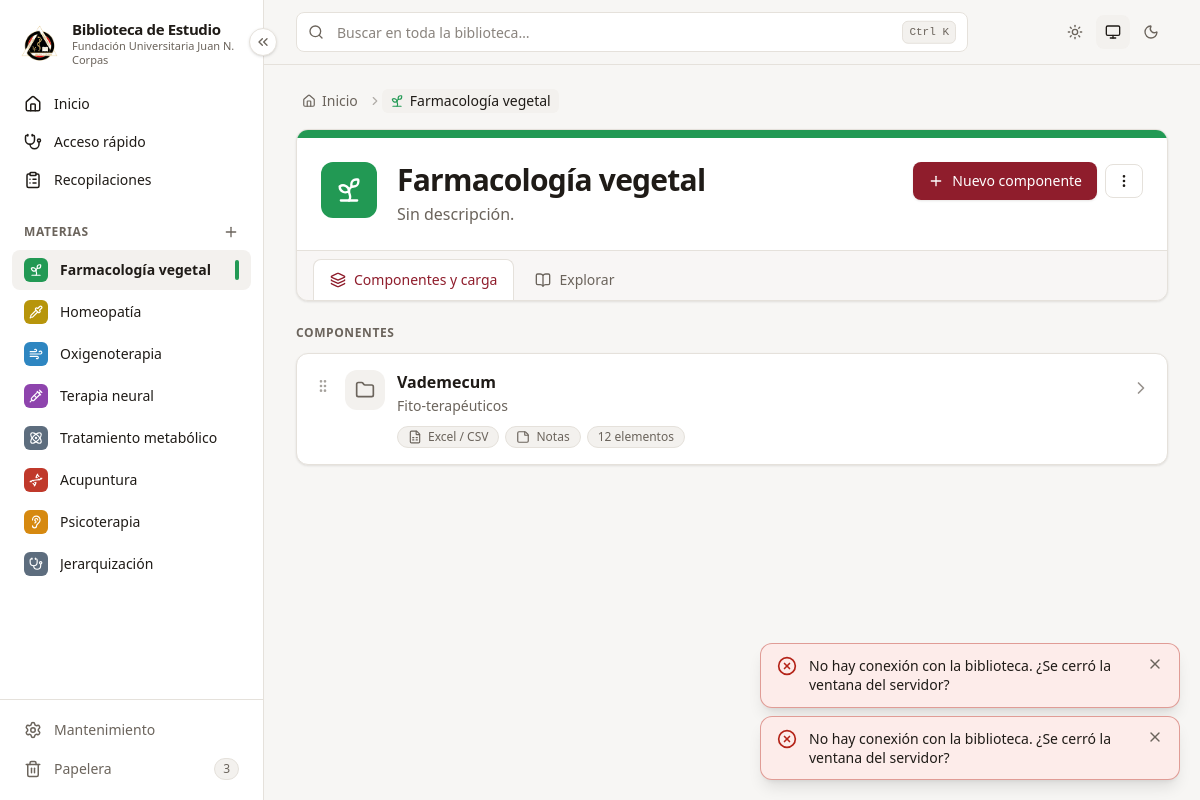
/materias/1, run on the app's committed database.
### tables this page shows
CREATE TABLE materias (
        id           INTEGER PRIMARY KEY,
        nombre       TEXT    NOT NULL,
        slug         TEXT    NOT NULL,
        descripcion  TEXT    NOT NULL DEFAULT '',
        color        TEXT    NOT NULL,
        icono        TEXT    NOT NULL,
        orden        INTEGER NOT NULL DEFAULT 0,
        archivada    INTEGER NOT NULL DEFAULT 0,
        papelera_id  INTEGER,
        creado       TEXT    NOT NULL,
        actualizado  TEXT    NOT NULL
    , oculta INTEGER NOT NULL DEFAULT 0, en_busqueda INTEGER NOT NULL DEFAULT 1);

CREATE TABLE componentes (
        id           INTEGER PRIMARY KEY,
        materia_id   INTEGER NOT NULL REFERENCES materias(id) ON DELETE CASCADE,
        padre_id     INTEGER REFERENCES componentes(id) ON DELETE CASCADE,
        nombre       TEXT    NOT NULL,
        slug         TEXT    NOT NULL,
        descripcion  TEXT    NOT NULL DEFAULT '',
        tipos        TEXT    NOT NULL DEFAULT '[]',
        orden        INTEGER NOT NULL DEFAULT 0,
        papelera_id  INTEGER,
        creado       TEXT    NOT NULL,
        actualizado  TEXT    NOT NULL
    );

### app/routers/materias.py (the view)
@router.get("/{materia_id}")
def ver(request: Request, materia_id: int, con: sqlite3.Connection = Depends(obtener_db)):
    m = bib.obtener_materia(con, materia_id)
    return pagina(request, con, "paginas/materia.html", materia=m, componentes=bib.arbol(con, m.id),
                  migas=[{"texto": m.nombre, "icono": m.icono, "color": m.color_hex}], materia_activa=m.id)

### app/templates/paginas/materia.html (shortened to what this page needs)
{% extends "base.html" %}
{% from "macros.html" import icono, ficha_materia, vacio, boton_modal, plural %}
{% block contenido %}
{% with pestana="componentes" %}{% include "parciales/cabecera_materia.html" %}{% endwith %}
<div class="mb-3 flex items-center justify-between">
  <h2 class="titulo-seccion">Componentes</h2>
</div>
{% if componentes %}
  {% with lista=componentes, padre_id=None %}{% include "parciales/lista_componentes.html" %}{% endwith %}
{% endif %}
{% endblock %}

### app/templates/macros.html (shortened to what this page needs)
{% macro icono(nombre, clase="size-4") -%}
<svg class="ic {{ clase }}" aria-hidden="true"><use href="{{ SPRITE }}#{{ nombre }}"/></svg>
{%- endmacro %}
{% macro ficha_materia(m, clase="size-10", tam_icono="size-5") -%}
<span class="grid {{ clase }} shrink-0 place-items-center rounded-xl text-white"
      style="background: {{ m.color_hex }}">{{ icono(m.icono, tam_icono) }}</span>
{%- endmacro %}
{% macro migas(items) -%}
{% if items %}
{% set total = items|length %}
<nav aria-label="Ruta" class="mb-4 text-sm text-tenue" x-data="{ todo: false }">
  <ol class="flex flex-wrap items-center gap-x-1 gap-y-1">
    <li class="flex items-center">
      <a href="/" class="inline-flex items-center gap-1.5 rounded-md px-1.5 py-0.5 hover:bg-superficie-2 hover:text-texto">{{ icono("house", "size-3.5") }}<span class="sr-only sm:not-sr-only">Inicio</span></a>
    </li>
    {% for m in items %}
    {% set intermedio = total > 2 and not loop.last and loop.index < total - 1 %}
    {% set texto = m.texto.split("\n")[0]|truncate(60, true, "…") %}
    <li class="{{ 'hidden sm:flex' if intermedio else 'flex' }} min-w-0 items-center" {% if intermedio %}:class="todo && '!flex'"{% endif %}>
      {{ icono("chevron-right", "size-3.5 shrink-0 opacity-50") }}
      {% if m.url %}
      <a href="{{ m.url }}" title="{{ m.texto }}"
         {% if m.tabla %}x-data :href="sessionStorage.getItem('ultima-tabla-{{ m.tabla }}') || '{{ m.url }}'"{% endif %}
         class="inline-flex max-w-[16rem] items-center gap-1.5 rounded-md px-1.5 py-0.5 hover:bg-superficie-2 hover:text-texto">{{ contenido }}</a>
      {% else %}
      <span class="inline-flex max-w-[22rem] items-center gap-1.5 rounded-md bg-superficie-2 px-2 py-0.5 font-medium text-texto"
            aria-current="page" title="{{ m.texto }}">{{ contenido }}</span>
      {% endif %}
    </li>
    {% endfor %}
  </ol>
</nav>
{% endif %}
{%- endmacro %}
{% macro boton_modal(url, texto, nombre_icono="plus", clase="btn-primario") -%}
<button type="button" class="{{ clase }}" hx-get="{{ url }}" hx-target="#modal" hx-swap="innerHTML">
  {{ icono(nombre_icono) }}{{ texto }}
</button>
{%- endmacro %}
{% macro chips_tipos(componente) -%}
{% for t in componente.tipos_info %}<span class="chip">{{ icono(t.icono, "size-3.5") }}{{ t.nombre }}</span>{% endfor %}
{%- endmacro %}
{% macro plural(n, singular, plural_) -%}{{ n }} {{ singular if n == 1 else plural_ }}{%- endmacro %}

### app/templates/parciales/barra_lateral.html (shortened to what this page needs)
{% from "macros.html" import icono %}
<aside class="barra-lateral sticky top-0 z-30 hidden h-screen shrink-0 flex-col border-r border-borde bg-superficie lg:flex" aria-label="Menú principal">
  <button type="button" class="boton-plegar absolute -right-3.5 top-7 z-10 grid size-7 place-items-center rounded-full border border-borde bg-superficie text-tenue shadow-sm hover:border-marca hover:text-marca"
          x-data @click="$store.menu.alternar()" :title="$store.menu.plegado ? 'Desplegar menú' : 'Replegar menú'"
          :aria-label="$store.menu.plegado ? 'Desplegar menú' : 'Replegar menú'">
    {{ icono("chevrons-left", "size-4 transition-transform") }}
  </button>
  <a href="/" class="item-menu flex items-center gap-3 px-5 pb-5 pt-5">
    <img src="/static/marca/logo-corpas.png" alt="Escudo de la {{ INSTITUCION }}" class="size-10 shrink-0 object-contain">
    <span class="solo-desplegado leading-tight">
      <strong class="block text-[15px] tracking-tight">{{ NOMBRE_APP }}</strong>
      <span class="block text-[11px] text-tenue">{{ INSTITUCION }}</span>
    </span>
  </a>
  <nav class="flex min-h-0 flex-1 flex-col gap-0.5 overflow-y-auto px-3 pb-3">
    {% set en_inicio = request.url.path == "/" %}
    <a href="/" title="Inicio" class="item-menu flex items-center gap-3 rounded-lg px-3 py-2 text-sm font-medium {{ 'bg-marca-suave text-marca' if en_inicio else 'text-texto hover:bg-superficie-2' }}">
      {{ icono("house", "size-[18px]") }}<span class="solo-desplegado">Inicio</span>
    </a>
    {% if ACCESO_RAPIDO_ACTIVO %}
    {% set en_dx = request.url.path.startswith("/acceso-rapido") %}
    <a href="/acceso-rapido" title="Acceso rápido por síntomas" class="item-menu flex items-center gap-3 rounded-lg px-3 py-2 text-sm font-medium {{ 'bg-marca-suave text-marca' if en_dx else 'text-texto hover:bg-superficie-2' }}">
      {{ icono("stethoscope", "size-[18px]") }}<span class="solo-desplegado">Acceso rápido</span>
    </a>
    {% endif %}
    {% set en_recop = request.url.path.startswith("/recopilaciones") %}
    <a href="/recopilaciones" title="Recopilaciones" class="item-menu flex items-center gap-3 rounded-lg px-3 py-2 text-sm font-medium {{ 'bg-marca-suave text-marca' if en_recop else 'text-texto hover:bg-superficie-2' }}">
      {{ icono("clipboard-list", "size-[18px]") }}<span class="solo-desplegado">Recopilaciones</span>
    </a>
    <div class="solo-desplegado mt-5 mb-1 flex items-center justify-between px-3">
      <span class="titulo-seccion">Materias</span>
      <button type="button" class="-mr-1 rounded-md p-1 text-tenue hover:bg-superficie-2 hover:text-marca" title="Nueva materia" aria-label="Nueva materia"
              hx-get="/materias/nueva" hx-target="#modal">{{ icono("plus") }}</button>
    </div>
    {% for m in materias_menu %}
      {% set activa = materia_activa|default(None) == m.id %}
      <a href="/materias/{{ m.id }}" title="{{ m.nombre }}"
         class="item-menu group flex items-center gap-3 rounded-lg px-3 py-2 text-sm {{ 'bg-superficie-2 font-semibold text-texto' if activa else 'text-texto hover:bg-superficie-2' }}">
        <span class="grid size-6 shrink-0 place-items-center rounded-md text-white" style="background: {{ m.color_hex }}">{{ icono(m.icono, "size-3.5") }}</span>
        <span class="solo-desplegado min-w-0 flex-1 truncate">{{ m.nombre }}</span>
        {% if activa %}<span class="solo-desplegado h-5 w-1 rounded-full" style="background: {{ m.color_hex }}"></span>{% endif %}
      </a>
    {% else %}
      <p class="solo-desplegado px-3 py-2 text-xs text-tenue">Aún no hay materias.</p>
    {% endfor %}
  </nav>
  <div class="flex flex-col gap-0.5 border-t border-borde p-3">
    <a href="/mantenimiento" title="Mantenimiento y respaldos"
       class="item-menu flex items-center gap-3 rounded-lg px-3 py-2 text-sm {{ 'bg-superficie-2 font-semibold' if request.url.path == '/mantenimiento' else 'text-tenue hover:bg-superficie-2 hover:text-texto' }}">
      {{ icono("settings", "size-[18px]") }}<span class="solo-desplegado flex-1">Mantenimiento</span>
    </a>
    <a href="/papelera" title="Papelera"
       class="item-menu flex items-center gap-3 rounded-lg px-3 py-2 text-sm {{ 'bg-superficie-2 font-semibold' if request.url.path == '/papelera' else 'text-tenue hover:bg-superficie-2 hover:text-texto' }}">
      {{ icono("trash-2", "size-[18px]") }}<span class="solo-desplegado flex-1">Papelera</span>
      {% if en_papelera %}<span class="solo-desplegado chip px-2">{{ en_papelera }}</span>{% endif %}
    </a>
  </div>
</aside>

### app/templates/parciales/cabecera_materia.html (shortened to what this page needs)
{% from "macros.html" import icono, ficha_materia, boton_modal %}
<section class="tarjeta mb-6 overflow-hidden">
  <div class="h-2" style="background: {{ materia.color_hex }}"></div>
  <div class="flex flex-wrap items-start gap-5 p-6">
    {{ ficha_materia(materia, "size-14", "size-7") }}
    <div class="min-w-[min(100%,18rem)] flex-1">
      <h1 class="text-2xl font-bold tracking-tight sm:text-3xl">{{ materia.nombre }}</h1>
      <p class="mt-1 max-w-3xl whitespace-pre-line text-tenue">{{ materia.descripcion or "Sin descripción." }}</p>
    </div>
    <div class="flex items-center gap-2">
      {{ boton_modal("/materias/" ~ materia.id ~ "/componentes/nuevo", "Nuevo componente") }}
      <div class="relative" x-data="desplegable" @click.outside="cerrar()" @keydown.escape="cerrar()">
        <button type="button" class="btn-secundario px-2.5" @click="alternar()" aria-label="Más acciones" :aria-expanded="abierto">{{ icono("ellipsis-vertical") }}</button>
      </div>
    </div>
  </div>
  <nav class="flex gap-1 border-t border-borde bg-superficie-2/60 px-4 pt-2" aria-label="Vistas de la materia">
    {% for id, texto, ico, url in [("componentes", "Componentes y carga", "layers", "/materias/" ~ materia.id),
                                   ("explorar", "Explorar", "book-open", "/materias/" ~ materia.id ~ "/explorar")] %}
    <a href="{{ url }}" class="-mb-px inline-flex items-center gap-2 rounded-t-lg border px-4 py-2.5 text-sm font-medium
       {{ 'border-borde border-b-superficie bg-superficie text-marca' if pestana == id else 'border-transparent text-tenue hover:text-texto' }}"
       {% if pestana == id %}aria-current="page"{% endif %}>{{ icono(ico) }}{{ texto }}</a>
    {% endfor %}
  </nav>
</section>

### app/templates/parciales/lista_componentes.html (shortened to what this page needs)
{% from "macros.html" import icono, chips_tipos, plural %}
<ul class="flex flex-col gap-3" x-data="ordenable" data-url="/componentes/orden"
    data-extra='{{ {"materia_id": materia.id, "padre_id": padre_id}|tojson }}'>
  {% for c in lista %}
  <li data-id="{{ c.id }}" class="tarjeta group relative flex items-start gap-3 p-4 transition hover:border-borde-fuerte">
    <span class="asa relative z-10 mt-1.5 rounded p-0.5" title="Arrastra para ordenar">{{ icono("grip-vertical") }}</span>
    <span class="grid size-10 shrink-0 place-items-center rounded-xl bg-superficie-2 text-tenue group-hover:text-marca">{{ icono("folder", "size-5") }}</span>
    <div class="min-w-0 flex-1">
      <h3 class="font-semibold"><a href="/componentes/{{ c.id }}" class="after:absolute after:inset-0">{{ c.nombre }}</a></h3>
      {% if c.descripcion %}<p class="mt-0.5 line-clamp-2 text-sm text-tenue">{{ c.descripcion }}</p>{% endif %}
      <div class="mt-2.5 flex flex-wrap gap-1.5">
        {{ chips_tipos(c) }}
        {% if c.num_elementos %}<span class="chip">{{ plural(c.num_elementos, "elemento", "elementos") }}</span>{% endif %}
      </div>
    </div>
    <span class="mt-2 text-tenue/70 group-hover:text-marca">{{ icono("chevron-right", "size-5") }}</span>
  </li>
  {% endfor %}
</ul>

### data on the page
materias: nombre "Farmacología vegetal", descripcion "Sin descripción."
materias: nombre "Homeopatía"
materias: nombre "Oxigenoterapia"
materias: nombre "Terapia neural"
materias: nombre "Tratamiento metabólico"
materias: nombre "Acupuntura"
materias: nombre "Psicoterapia"
materias: nombre "Jerarquización"
componentes: nombre "Vademecum", descripcion "Fito-terapéuticos", nombre "Excel / CSV" "Notas", n "12", singular "elementos"

### other printed values
{{ NOMBRE_APP }} "Biblioteca de Estudio"
{{ INSTITUCION }} "Fundación Universitaria Juan N. Corpas"
{{ en_papelera }} "3"
{{ texto }} "Nuevo componente"
{{ texto }} "Componentes y carga" "Explorar"
